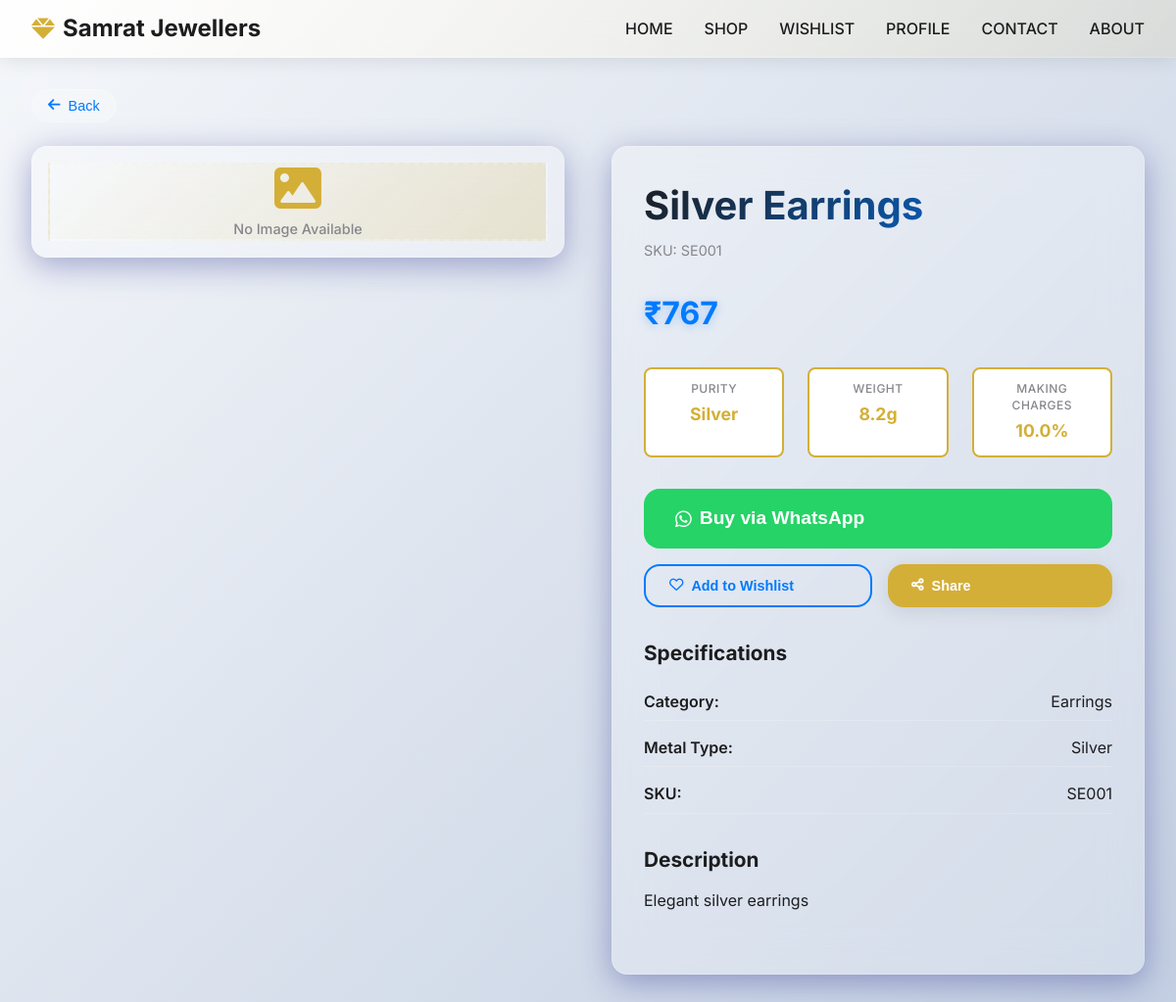
The app's page /product/2 with its own data.
### tables this page shows
CREATE TABLE products (
        id INTEGER PRIMARY KEY,
        name TEXT NOT NULL,
        sku TEXT UNIQUE NOT NULL,
        category TEXT NOT NULL,
        description TEXT,
        price_type TEXT DEFAULT 'fixed',
        weight_in_grams REAL DEFAULT 0,
        base_price REAL NOT NULL,
        metal_type TEXT DEFAULT 'gold',
        purity TEXT DEFAULT '22K',
        image TEXT DEFAULT 'default.jpg',
        image_url TEXT,
        weight REAL DEFAULT 0,
        making_charges REAL DEFAULT 0,
        making_charges_type TEXT DEFAULT 'rupees',
        is_hidden INTEGER DEFAULT 0
    );

### app_simple.py (the view)
@app.route('/product/<int:product_id>')
def product_detail(product_id):
    conn = get_db()
    c = conn.cursor()
    c.execute('SELECT * FROM products WHERE id = ?', (product_id,))
    product = c.fetchone()
    c.execute('SELECT setting_value FROM settings WHERE setting_key = ?', ('whatsapp_number',))
    whatsapp = c.fetchone()
    conn.close()
    if not product:
        return redirect(url_for('shop'))
    rates = get_metal_rates()
    product_dict = {
        'id': product[0], 'name': product[1], 'sku': product[2], 'category': product[3],
        'description': product[4], 'price_type': product[5], 'weight_in_grams': product[6],
        'base_price': product[7], 'metal_type': product[8], 'purity': product[9], 'image': product[10],
        'image_url': product[11], 'weight': product[12], 'making_charges': product[13],
        'making_charges_type': product[14], 'calculated_price': calculate_price(product, rates)
    }
    whatsapp_number = whatsapp[0] if whatsapp else '919999999999'
    return render_template('product_detail.html', product=product_dict, rates=rates, whatsapp_number=whatsapp_number)

### app_simple.py (called while the page is built)
def get_db():
    return sqlite3.connect('samrat_jewellers.db')

def get_metal_rates():
    conn = get_db()
    c = conn.cursor()
    c.execute('SELECT * FROM metal_rates')
    rates = c.fetchall()
    conn.close()
    rate_dict = {}
    for rate in rates:
        rate_dict[rate[1]] = {
            'rate_per_gram': rate[2],
            'source': rate[3],
            'fetched_at': rate[4]
        }
    return rate_dict

def calculate_price(product, rates):
    if product[5] == 'fixed':
        base_price = product[7]
        if product[14] == 'percent':
            making_cost = base_price * (product[13] / 100)
        else:
            making_cost = product[13]
        return round(base_price + making_cost, 2)
    elif product[5] == 'per_gram':
        metal = product[8]
        if metal in rates:
            base_rate = rates[metal]['rate_per_gram']
            metal_cost = base_rate * product[12]  # rate * weight
            if product[14] == 'percent':
                making_cost = metal_cost * (product[13] / 100)
            else:
                making_cost = product[13]
            return round(metal_cost + making_cost, 2)
    return product[7]

### templates/product_detail.html (shortened to what this page needs)
{% extends "base.html" %}
{% block content %}
<section class="product-detail">
    <div class="container">
        <div class="product-breadcrumb">
            <button onclick="history.back()" class="back-btn">
                <i class="fas fa-arrow-left"></i> Back
            </button>
        </div>
        <div class="product-detail-grid">
            <div class="product-image-section">
                <div class="product-main-image" {% if product.image_url or (product.image and product.image != 'default.jpg') %}onclick="openFullscreen('{% if product.image_url %}{{ product.image_url }}{% else %}{{ url_for('static', filename='images/products/' + product.image) }}{% endif %}')"{% endif %}>
                </div>
            </div>
            <div class="product-info-section">
                <h1 class="product-title">{{ product.name }}</h1>
                <p class="product-sku">SKU: {{ product.sku }}</p>
                <div class="product-price-section">
                    <div class="price-main">
                        <span class="current-price">₹{{ "%.0f"|format(product.calculated_price) }}</span>
                    </div>
                </div>
                <div class="product-highlights">
                    <div class="highlight-item">
                        <span class="highlight-label">Purity</span>
                        <span class="highlight-value">{{ product.purity }}</span>
                    </div>
                    {% if product.price_type == 'per_gram' %}
                    <div class="highlight-item">
                        <span class="highlight-label">Weight</span>
                        <span class="highlight-value">{{ product.weight_in_grams }}g</span>
                    </div>
                    {% endif %}
                    <div class="highlight-item">
                        <span class="highlight-label">Making Charges</span>
                        <span class="highlight-value">
                            {% if product.making_charges_type == 'percent' %}
                                {{ product.making_charges }}%
                            {% else %}
                                ₹{{ product.making_charges }}
                            {% endif %}
                        </span>
                    </div>
                </div>
                <div class="product-actions">
                    <button class="btn btn-whatsapp btn-large" onclick="buyViaWhatsApp()">
                        <i class="fab fa-whatsapp"></i> Buy via WhatsApp
                    </button>
                    <div class="secondary-actions">
                        <button class="btn btn-outline" onclick="toggleWishlist()">
                            <i class="far fa-heart"></i> Add to Wishlist
                        </button>
                        <button class="btn btn-secondary" onclick="shareProduct()">
                            <i class="fas fa-share-alt"></i> Share
                        </button>
                    </div>
                </div>
                <div class="product-specifications">
                    <h3>Specifications</h3>
                    <div class="specs-grid">
                        <div class="spec-item">
                            <span class="spec-label">Category:</span>
                            <span class="spec-value">{{ product.category }}</span>
                        </div>
                        <div class="spec-item">
                            <span class="spec-label">Metal Type:</span>
                            <span class="spec-value">{{ product.metal_type|title }}</span>
                        </div>
                        <div class="spec-item">
                            <span class="spec-label">SKU:</span>
                            <span class="spec-value">{{ product.sku }}</span>
                        </div>
                    </div>
                </div>
                <div class="product-description">
                    <h3>Description</h3>
                    <p>{{ product.description }}</p>
                </div>
            </div>
        </div>
    </div>
</section>
{% endblock %}

### static/css/style.css (style rules this page uses)
:root { --primary-color: #007aff; --secondary-color: #d4af37; --accent-color: #f8f9fa; --text-dark: #1d1d1f; --text-light: #86868b; --white: #ffffff; --glass-bg: rgba(255, 255, 255, 0.25); --glass-border: rgba(255, 255, 255, 0.18); --shadow-light: 0 8px 32px rgba(31, 38, 135, 0.37); --shadow-medium: 0 4px 20px rgba(0, 0, 0, 0.1); --border-radius: 16px; --transition: all 0.3s cubic-bezier(0.25, 0.46, 0.45, 0.94); }
* { margin: 0; padding: 0; box-sizing: border-box; }
body { font-family: 'Inter', -apple-system, BlinkMacSystemFont, sans-serif; line-height: 1.4; color: var(--text-dark); background: linear-gradient(135deg, #f5f7fa 0%, #c3cfe2 100%); min-height: 100vh; padding-bottom: 60px; }
.container { max-width: 1200px; margin: 0 auto; padding: 0 2rem; }
.btn { display: inline-flex; align-items: center; gap: 0.5rem; padding: 0.75rem 1.5rem; border: none; border-radius: var(--border-radius); font-weight: 600; text-decoration: none; cursor: pointer; transition: var(--transition); font-size: 0.9rem; }
.btn-secondary { background: var(--secondary-color); color: var(--white); box-shadow: var(--shadow-medium); }
.btn-outline { background: transparent; color: var(--primary-color); border: 2px solid var(--primary-color); }
.btn-whatsapp { background: #25d366; color: var(--white); }
.product-category, .product-sku { color: var(--text-light); font-size: 0.9rem; margin-bottom: 0.25rem; }
.product-detail { padding: 2rem 0; }
.product-detail-grid { display: grid; grid-template-columns: 1fr 1fr; gap: 3rem; align-items: start; }
.product-main-image { position: relative; background: var(--glass-bg); backdrop-filter: blur(20px); border: 1px solid var(--glass-border); border-radius: var(--border-radius); padding: 1rem; box-shadow: var(--shadow-light); cursor: pointer; transition: var(--transition); }
.product-breadcrumb { margin-bottom: 1.5rem; }
.back-btn { display: flex; align-items: center; gap: 0.5rem; padding: 0.5rem 1rem; background: var(--glass-bg); backdrop-filter: blur(20px); border: 1px solid var(--glass-border); border-radius: 25px; color: var(--primary-color); cursor: pointer; transition: var(--transition); font-size: 0.9rem; }
.product-title { font-size: 2.5rem; font-weight: 700; margin-bottom: 0.5rem; background: linear-gradient(135deg, var(--text-dark) 0%, var(--primary-color) 100%); -webkit-background-clip: text; -webkit-text-fill-color: transparent; background-clip: text; }
.product-sku { color: var(--text-light); margin-bottom: 2rem; }
.product-price-section { margin: 2rem 0; }
.current-price { font-size: 2rem; font-weight: 700; color: var(--primary-color); text-shadow: 0 2px 10px rgba(0, 122, 255, 0.3); }
.product-highlights { display: flex; gap: 1.5rem; margin: 2rem 0; flex-wrap: wrap; }
.highlight-item { background: var(--white); color: var(--text-dark); padding: 0.8rem 1rem; border: 2px solid var(--secondary-color); border-radius: 8px; text-align: center; flex: 1; min-width: 80px; transition: var(--transition); }
.highlight-label { display: block; font-size: 0.75rem; font-weight: 500; color: var(--text-light); margin-bottom: 0.3rem; text-transform: uppercase; letter-spacing: 0.5px; }
.highlight-value { display: block; font-size: 1.1rem; font-weight: 700; color: var(--secondary-color); }
.product-description, .product-specifications { margin: 2rem 0; }
.product-description h3, .product-specifications h3 { margin-bottom: 1rem; font-size: 1.3rem; }
.specs-grid { display: grid; gap: 0.5rem; }
.spec-item { display: flex; justify-content: space-between; padding: 0.5rem 0; border-bottom: 1px solid var(--glass-border); }
.spec-label { font-weight: 600; }
.product-actions { margin-top: 2rem; }
.btn-large { padding: 1.2rem 2rem; font-size: 1.2rem; font-weight: 700; width: 100%; margin-bottom: 1rem; border-radius: 16px; }
.secondary-actions { display: flex; gap: 1rem; }
.secondary-actions .btn { flex: 1; }
.product-info-section { background: var(--glass-bg); backdrop-filter: blur(20px); border: 1px solid var(--glass-border); border-radius: var(--border-radius); padding: 2rem; box-shadow: var(--shadow-light); }
@media (min-width: 769px) { body { padding-bottom: 0; } }
.btn-whatsapp { background: #25d366; color: white; }

### records on screen
products: name "Silver Earrings", sku "SE001", purity "Silver", weight_in_grams "8.2", making_charges "10.0", category "Earrings", metal_type "Silver", description "Elegant silver earrings"

### other values on screen
{{ "%.0f"|format(product.calculated_price) }} "767"
